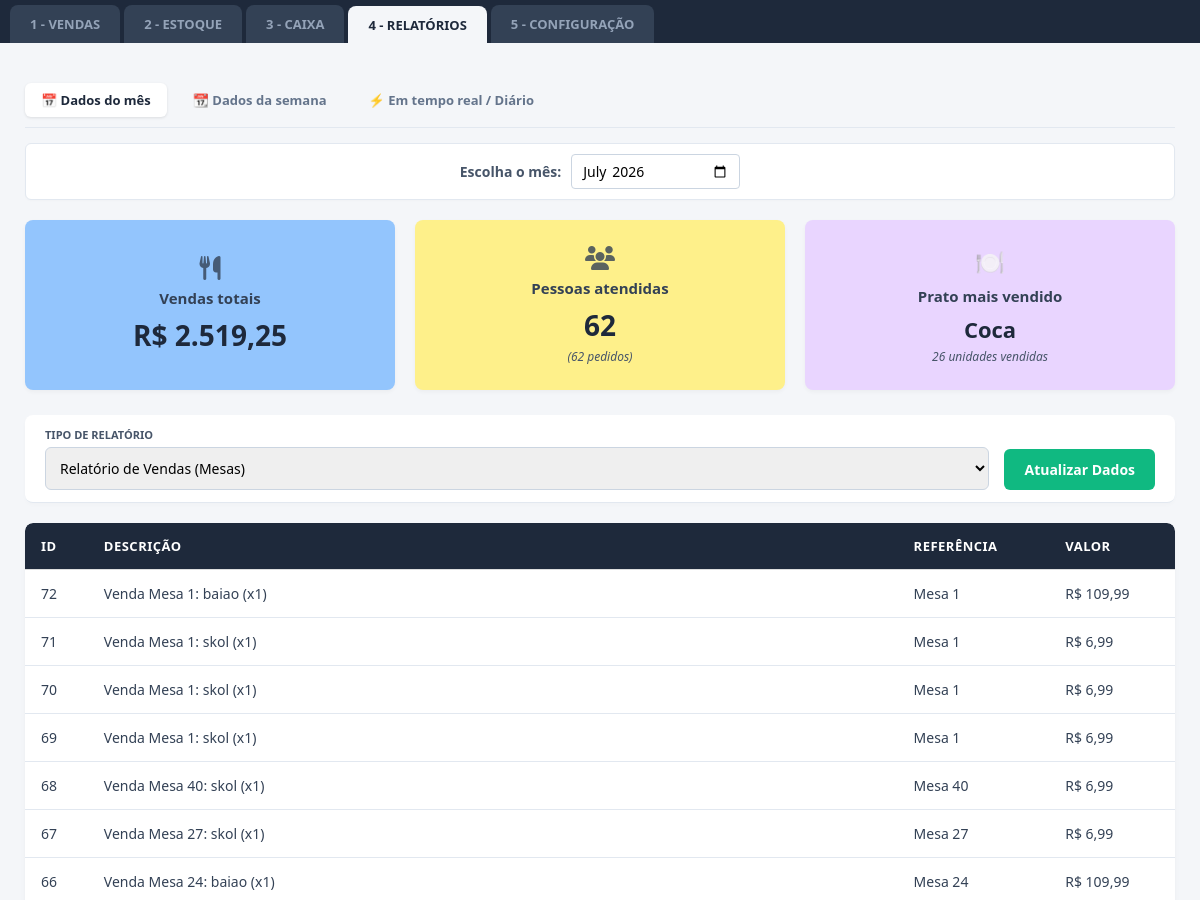
Before: /relatorios?filtro=mes (upper part) with the older database file.
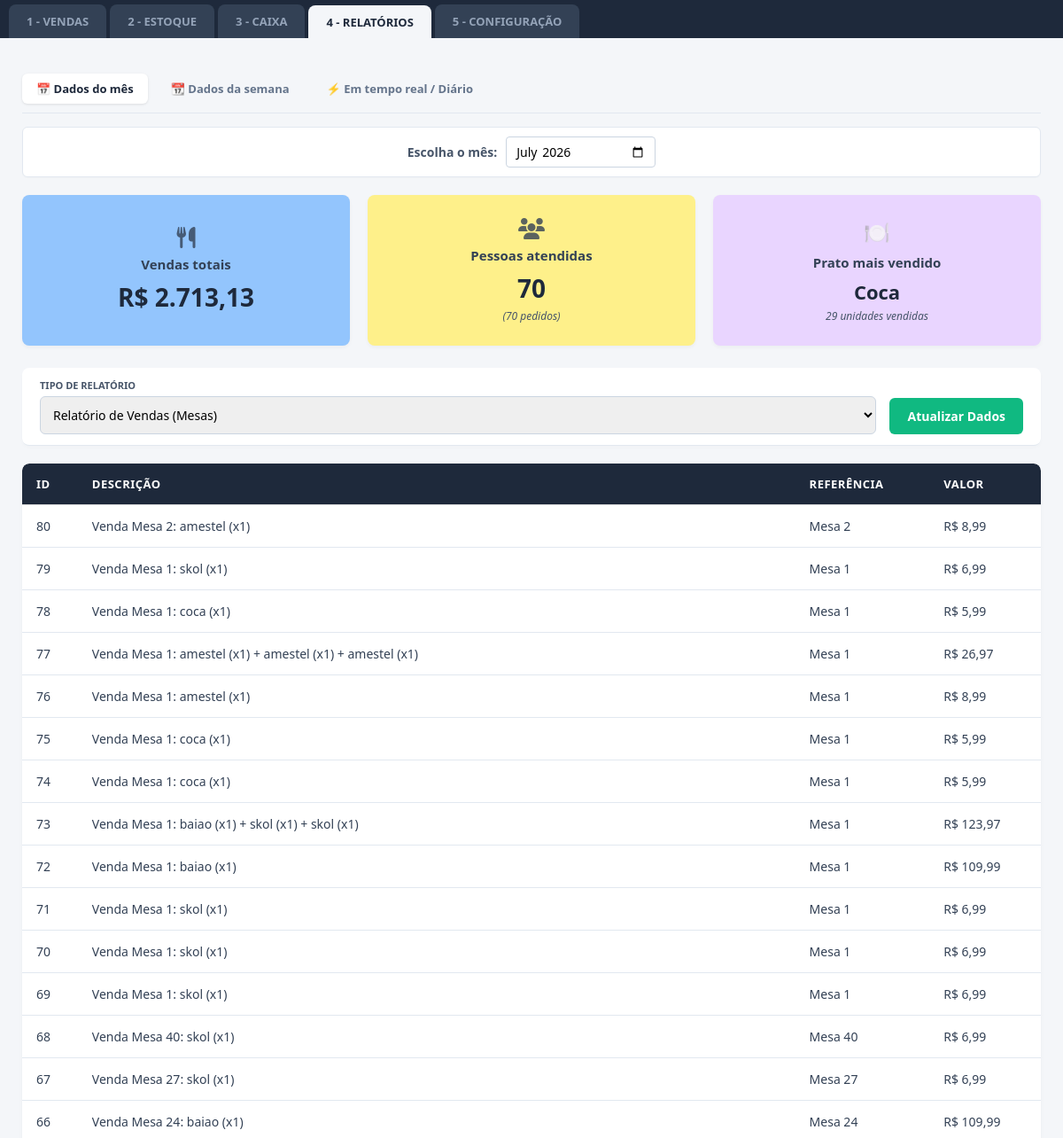
After: the same page with the newer database file.
### tables this page shows
CREATE TABLE financeiro (
            id INTEGER PRIMARY KEY AUTOINCREMENT,
            descricao TEXT,
            valor REAL,
            tipo TEXT,
            data TEXT
        );

### app.py (the view, shortened to what this page needs)
@app.route('/relatorios')
def relatorios():
    filtro_tipo = request.args.get('filtro', 'dia')
    data_atual_padrao = datetime.now().strftime('%Y-%m-%d')
    mes_atual_padrao = datetime.now().strftime('%Y-%m')
    semana_atual_padrao = datetime.now().strftime('%G-W%V')
    data_selecionada = request.args.get('data_escolhida', data_atual_padrao)
    mes_selecionado = request.args.get('mes_ano', mes_atual_padrao)
    semana_selecionada = request.args.get('semana_escolhida', semana_atual_padrao)
    conexao = sqlite3.connect("restaurante.db")
    cursor = conexao.cursor()
    if filtro_tipo == 'mes':
        termo_busca = f"{mes_selecionado}%"
        cursor.execute("SELECT id, descricao, tipo, valor FROM financeiro WHERE tipo = 'Receita' AND data LIKE ? ORDER BY id DESC", (termo_busca,))
    else: # dia
        termo_busca = f"{data_selecionada}%"
        cursor.execute("SELECT id, descricao, tipo, valor FROM financeiro WHERE tipo = 'Receita' AND data LIKE ? ORDER BY id DESC", (termo_busca,))
    dados = cursor.fetchall()
    conexao.close()
    resultados = []
    soma_total = 0.0
    contagem_pratos = {}
    for item in dados:
        id_item, desc, tipo, val = item
        soma_total += val
        if "Balcão" in desc:
            referencia_venda = "Balcão"
        elif "Mesa" in desc:
            referencia_venda = desc.split(':')[0].replace("Venda ", "")
        else:
            referencia_venda = "Outros"
        resultados.append({
            "id": id_item,
            "descricao": desc,
            "referencia": referencia_venda,
            "valor": f"R$ {val:,.2f}".replace(",", "X").replace(".", ",").replace("X", ".")
        })
        match = re.search(r':\s*(.+?)\s*\(x(\d+)\)', desc)
        if match:
            nome_produto = match.group(1).strip().capitalize()
            quantidade = int(match.group(2))
            contagem_pratos[nome_produto] = contagem_pratos.get(nome_produto, 0) + quantidade
    total_pedidos = len(resultados)
    if contagem_pratos:
        prato_destaque_nome = max(contagem_pratos, key=contagem_pratos.get)
        prato_destaque_qtd = contagem_pratos[prato_destaque_nome]
    else:
        prato_destaque_nome = "Sem vendas"
        prato_destaque_qtd = 0
    vendas_formatadas = f"R$ {soma_total:,.2f}".replace(",", "X").replace(".", ",").replace("X", ".")
    return render_template(
        'relatorios.html',
        vendas_totais=vendas_formatadas,
        total_pessoas=total_pedidos,
        total_pedidos=total_pedidos,
        prato_destaque_nome=prato_destaque_nome,
        prato_destaque_qtd=prato_destaque_qtd,
        resultados=resultados,
        filtro_atual=filtro_tipo,
        mes_selecionado=mes_selecionado,
        data_selecionada=data_selecionada,
        semana_selecionada=semana_selecionada
    )

### templates/relatorios.html (shortened to what the changed rows need)
<!DOCTYPE html>
<html lang="pt-BR">
<head>
    <link rel="stylesheet" href="{{ url_for('static', filename='style.css') }}">
    <link rel="stylesheet" href="https://cdnjs.cloudflare.com/ajax/libs/font-awesome/6.4.0/css/all.min.css">
</head>
<body>
    <div class="container-principal">
        <div class="dashboard-cards">
            <div class="card-metrica card-azul">
                <i class="fa-solid fa-utensils icone-card"></i>
                <span class="titulo-card">Vendas totais</span>
                <span class="valor-card">{{ vendas_totais }}</span>
            </div>
            <div class="card-metrica card-amarelo">
                <i class="fa-solid fa-users icone-card"></i>
                <span class="titulo-card">Pessoas atendidas</span>
                <span class="valor-card">{{ total_pessoas }}</span>
                <span class="sub-valor">({{ total_pedidos }} pedidos)</span>
            </div>
            <div class="card-metrica card-roxo">
                <div class="icone-card">🍽️</div>
                <div class="titulo-card">Prato mais vendido</div>
                <div class="valor-card" style="font-size: 22px;">{{ prato_destaque_nome }}</div>
                <div class="sub-valor">{{ prato_destaque_qtd }} unidades vendidas</div>
            </div>
        </div>
        <div style="background: white; border-radius: 8px; overflow: hidden; margin-top: 20px; box-shadow: 0 4px 6px -1px rgba(0, 0, 0, 0.05);">
            <table>
                <thead>
                    <tr>
                        <th>ID</th>
                        <th>Descrição</th>
                        <th>Referência</th>
                        <th>Valor</th>
                    </tr>
                </thead>
                <tbody>
                    {% if resultados %}
                        {% for item in resultados %}
                        <tr>
                            <td>{{ item.id }}</td>
                            <td>{{ item.descricao }}</td>
                            <td>{{ item.referencia }}</td>
                            <td>{{ item.valor }}</td>
                        </tr>
                        {% endfor %}
                    {% else %}
                        <tr>
                            <td colspan="4" style="text-align: center; color: #64748b; padding: 25px;">Nenhuma venda registrada neste período.</td>
                        </tr>
                    {% endif %}
                </tbody>
            </table>
        </div>
    </div>
</body>
</html>

Changed rows visible on the page:
added financeiro: id "80", descricao "Venda Mesa 2: amestel (x1)", referencia "Mesa 2", valor "R$ 8,99"
added financeiro: id "79", descricao "Venda Mesa 1: skol (x1)", referencia "Mesa 1", valor "R$ 6,99"
added financeiro: id "78", descricao "Venda Mesa 1: coca (x1)", referencia "Mesa 1", valor "R$ 5,99"
added financeiro: id "77", descricao "Venda Mesa 1: amestel (x1) + amestel (x1) + amestel (x1)", referencia "Mesa 1", valor "R$ 26,97"
added financeiro: id "76", descricao "Venda Mesa 1: amestel (x1)", referencia "Mesa 1", valor "R$ 8,99"
added financeiro: id "75", descricao "Venda Mesa 1: coca (x1)", referencia "Mesa 1", valor "R$ 5,99"
added financeiro: id "74", descricao "Venda Mesa 1: coca (x1)", referencia "Mesa 1", valor "R$ 5,99"
added financeiro: id "73", descricao "Venda Mesa 1: baiao (x1) + skol (x1) + skol (x1)", referencia "Mesa 1", valor "R$ 123,97"
Other visible differences:
{{ vendas_totais }}: "R$ 2.519,25" → "R$ 2.713,13"
{{ total_pessoas }}: "62" → "70"
{{ total_pedidos }}: "62" → "70"
{{ prato_destaque_qtd }}: "26" → "29"
